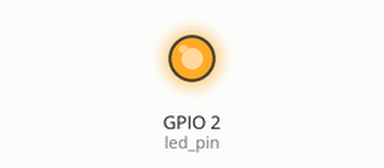
Bench run of a sketch on a simulated ESP32. On the bench: output pins drawn as LEDs (lit = HIGH).

Above: at 0.16 s.
At 40.5 s:
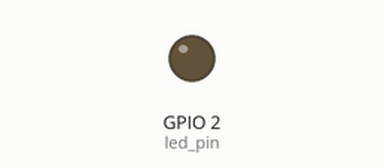
Timing chart, 0 to 55.2 s (numbered marks = the images above):
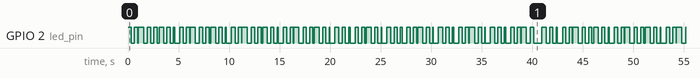

The sketch:

part2_challenge.ino
```cpp
#if CONFIG_FREERTOS_UNICORE
static const BaseType_t app_cpu = 0;
#else
static const BaseType_t app_cpu = 1;
#endif

static const int led_pin = LED_BUILTIN;

static TickType_t xTicksLEDDuration_A = 321 / portTICK_PERIOD_MS;
static TickType_t xTicksLEDDuration_B = 512 / portTICK_PERIOD_MS;

void toggleLED(void* parameter);

void setup() {
    // Serial.begin(9600);
    // vTaskDelay ( 1000 / postTICK_PERIOD_MS );    // Serial setup needs time
    pinMode(led_pin, OUTPUT);

    // TaskHandle_t xHandleLED_A = NULL;
    // TaskHandle_t xHandleLED_B = NULL;

    // Start Blinking LED : A
    xTaskCreatePinnedToCore(
        toggleLED,
        "Blink LED : rate A",
        256 + configMINIMAL_STACK_SIZE,
        &xTicksLEDDuration_A,
        1,
        NULL,                               // &xHandleLED_A,
        app_cpu
    );

    // Start Blinking LED : B
    xTaskCreatePinnedToCore(
        toggleLED,
        "Blink LED : rate B",
        256 + configMINIMAL_STACK_SIZE,
        &xTicksLEDDuration_B,
        1,
        NULL,                               // &xHandleLED_B,
        app_cpu
    );
}

void loop() {}

void toggleLED(void* parameter) {
    if (NULL == parameter) {
        return;
    }
    TickType_t xTicksLEDDuration = *((TickType_t*)parameter);

    while(1) {
        digitalWrite(led_pin, HIGH);
        vTaskDelay( xTicksLEDDuration );

        digitalWrite(led_pin, LOW);
        vTaskDelay( xTicksLEDDuration );
    }
}
```

Measured:
- by itself, GPIO 2 (led_pin): moves between LOW and HIGH, repeating every 42.5 s
- by itself, everything shown: repeats every 10.3 s, in 32 steps
